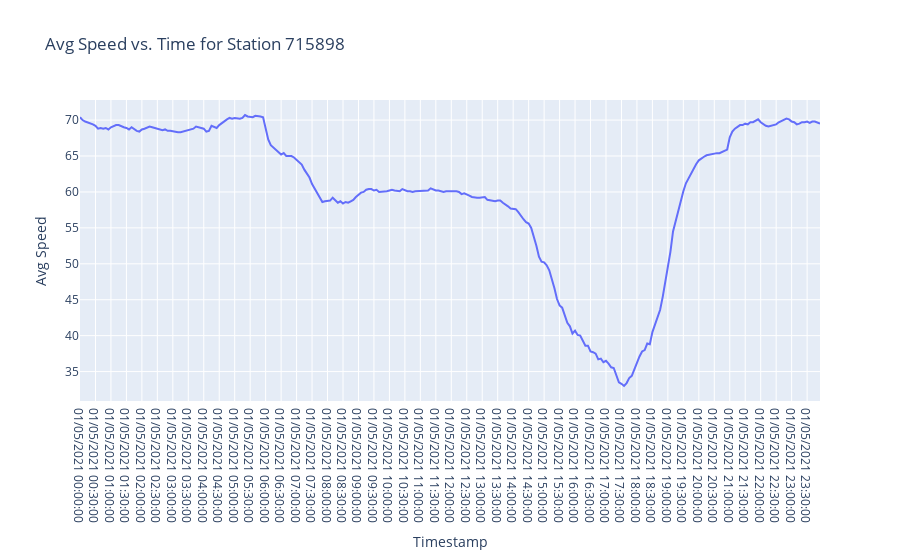

The cell this chart's notebook holds for it:
### Code cell
import plotly.express as px

px.line(df[df['Station'] == station_most_speed_readings], x='Timestamp', y='Avg Speed', title=f'Avg Speed vs. Time for Station {station_most_speed_readings}')

### Figure 1 — Plotly figure (JSON) as saved in the notebook; plotly's stock layout.template omitted (floating-point values rounded to 4 significant figures; data arrays with more than 128 entries replaced by an {"elided": "..."} marker saying what was removed)
{"data": [{"hovertemplate": "Timestamp=%{x}<br>Avg Speed=%{y}<extra></extra>", "legendgroup": "", "line": {"color": "#636efa", "dash": "solid"}, "mode": "lines", "name": "", "orientation": "v", "showlegend": false, "type": "scatter", "x": {"elided": "288 str values"}, "xaxis": "x", "y": {"elided": "288 float values"}, "yaxis": "y"}], "layout": {"legend": {"tracegroupgap": 0}, "title": {"text": "Avg Speed vs. Time for Station 715898"}, "xaxis": {"anchor": "y", "domain": [0, 1], "title": {"text": "Timestamp"}}, "yaxis": {"anchor": "x", "domain": [0, 1], "title": {"text": "Avg Speed"}}}}
